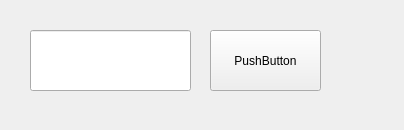
<?xml version="1.0" encoding="UTF-8"?>
<ui version="4.0">
 <class>CsvChecker</class>
 <widget class="QWidget" name="CsvChecker">
  <property name="geometry">
   <rect>
    <x>0</x>
    <y>0</y>
    <width>404</width>
    <height>130</height>
   </rect>
  </property>
  <property name="windowTitle">
   <string>Auto test Tool</string>
  </property>
  <widget class="QPushButton" name="pushButton">
   <property name="geometry">
    <rect>
     <x>210</x>
     <y>30</y>
     <width>111</width>
     <height>61</height>
    </rect>
   </property>
   <property name="text">
    <string>PushButton</string>
   </property>
  </widget>
  <widget class="QLineEdit" name="lineEdit">
   <property name="geometry">
    <rect>
     <x>30</x>
     <y>30</y>
     <width>161</width>
     <height>61</height>
    </rect>
   </property>
  </widget>
 </widget>
 <resources/>
 <connections/>
</ui>
